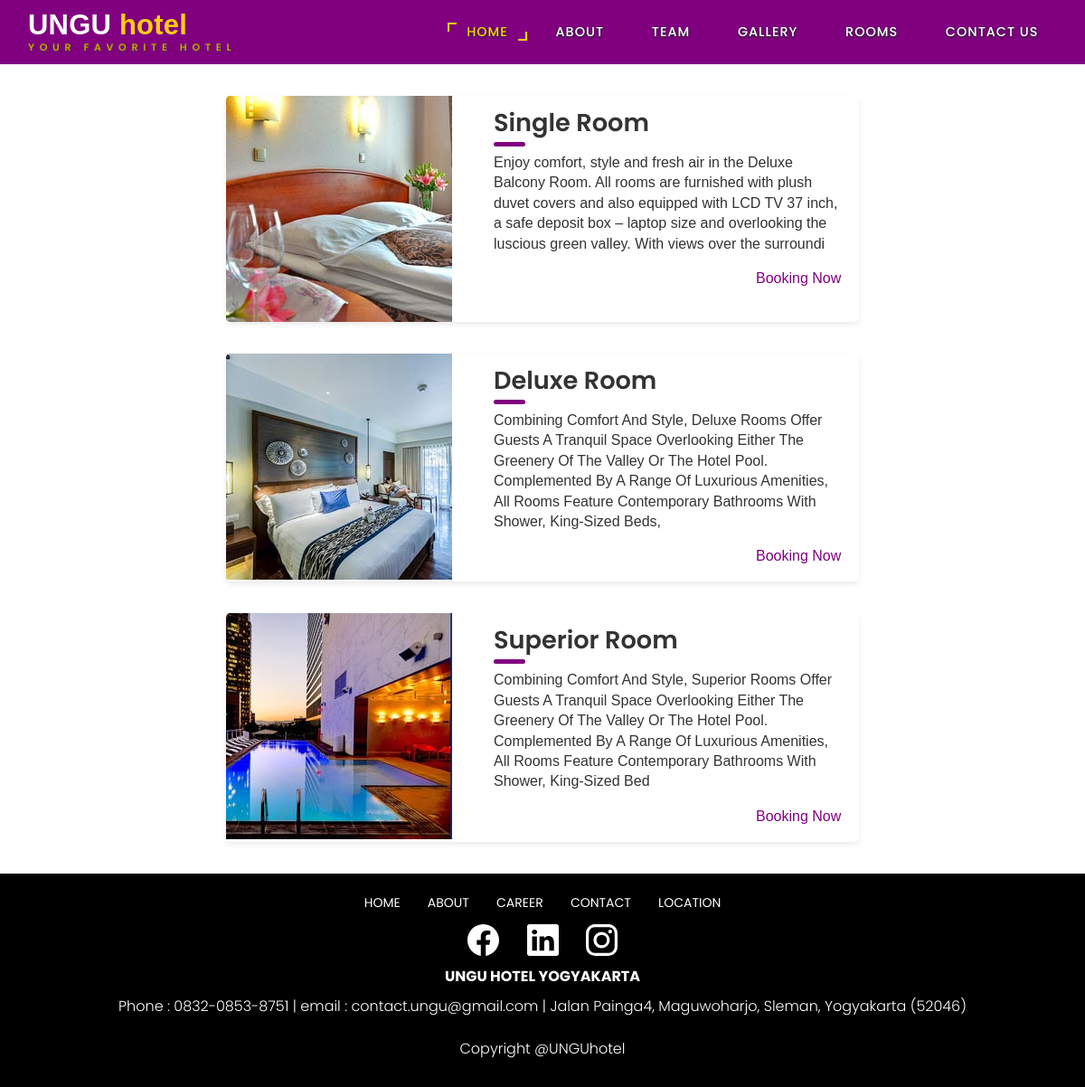
The app's page /cart.php with its own data.
### tables this page shows
CREATE TABLE `products` (
  `id` int(255) NOT NULL,
  `name` varchar(255) NOT NULL,
  `price` varchar(255) NOT NULL,
  `image` varchar(255) NOT NULL,
  `description` varchar(255) NOT NULL,
  `status` varchar(20) NOT NULL DEFAULT 'available'
);

### cart.php (the view, shortened to what this page needs)
<?php
$conn = mysqli_connect('localhost','root','','db_hotel');
?>
<!DOCTYPE html>
<html lang="en">
<head>
<link href="css/bootstrap.css" rel="stylesheet" type="text/css" media="all" />
<link href="css/font-awesome.css" rel="stylesheet">
<link rel="stylesheet" href="css/chocolat.css" type="text/css" media="screen">
<link href="css/easy-responsive-tabs.css" rel='stylesheet' type='text/css'/>
<link rel="stylesheet" href="css/flexslider.css" type="text/css" media="screen" property="" />
<link rel="stylesheet" href="css/jquery-ui.css" />
<link href="css/main.css" rel="stylesheet" type="text/css" media="all" />
</head>
<body>
    <div class="w3_navigation">
		<div class="container">
			<nav class="navbar navbar-default">
				<div class="navbar-header navbar-left">
					<h1><a class="navbar-brand" href="index.php">UNGU <span>hotel</span><p class="logo_w3l_agile_caption">Your Favorite Hotel</p></a></h1>
				</div>
				<div class="collapse navbar-collapse navbar-right" id="bs-example-navbar-collapse-1">
					<nav class="menu menu--iris">
						<ul class="nav navbar-nav menu__list">
							<li class="menu__item menu__item--current"><a href="unguhotel.php" class="menu__link">Home</a></li>
							<li class="menu__item"><a href="about.php" class="menu__link scroll">About</a></li>
							<li class="menu__item"><a href="#" class="menu__link scroll">Team</a></li>
							<li class="menu__item"><a href="unguhotel.php" class="menu__link scroll">Gallery</a></li>
							<li class="menu__item"><a href="cart.php" class="menu__link scroll">Rooms</a></li>
							<li class="menu__item"><a href="kontak.php" class="menu__link scroll">Contact Us</a></li>
						</ul>
					</nav>
				</div>
			</nav>
		</div>
	</div>
    <?php
$select = mysqli_query($conn, "SELECT * FROM products");
?>
 <?php while($row = mysqli_fetch_assoc($select)){ ?>
<div class="blog-card">
    <div class="meta">
    <img src="../unguhotel/admin/uploaded_img/<?php echo $row['image']; ?>" height="auto" alt="" class="photo">
    </div>
    <div class="description">
      <h1><?php echo $row['name']; ?></h1>
      <p><?php echo $row['description']; ?></p>
      <p class="read-more">
        <a href="admin/reservation.php">Booking Now</a>
      </p>
    </div>
  </div>
  <?php } ?>
 <footer class="p-4 bg-dark text-center text-white">
  <div class="footer-logo">
    <a href="unguhotel.php" class="btn text-light logo-f" role="button">HOME</a>
    <a href="about.php" class="btn text-light logo-f" role="button">ABOUT</a>
    <a href="karir.php" class="btn text-light logo-f" role="button">CAREER</a>
    <a href="kontak.php" class="btn text-light logo-f" role="button">CONTACT</a>
    <a href="location.php" class="btn text-light logo-f" role="button">LOCATION</a>
  </div>
  <div class="footer-logo ">
    <a href="https://www.facebook.com/" class=" btn bg-dark text-white logo-f">
    </a>
    <a href="https://www.linkedin.com/" class=" btn bg-dark text-white logo-f">
    </a>
    <a href="https://www.instagram.com/" class=" btn bg-dark text-white logo-f">
    </a>
  </div>
  <div class="footer-contact">
    <b style="font-size: 16px;">UNGU HOTEL YOGYAKARTA</b>
    <p class="contact" style="font-size: 12pt; font-weight: 300; margin-bottom: 5px;">
      Phone : 0832-0853-8751 | email : contact.ungu@gmail.com | Jalan Painga4, Maguwoharjo, Sleman, Yogyakarta (52046)
    </p>
    <p class="contact" style="font-size: 12pt; font-weight: 300; margin-bottom: 5px;">
      Copyright @UNGUhotel
    </p>
  </div>
</footer>
</body>
</html>

### css/chocolat.css (style rules this page uses)
body { margin:0; padding:0; }

### css/easy-responsive-tabs.css (style rules this page uses)
body { margin: 0px; padding: 0px; background: #f5f5f5; font-weight: 500; }
ul.resp-tabs-list, p { margin: 0px; padding: 0px; }

### records on screen
products: image (picture), name "Single Room", description "Enjoy comfort, style and fresh air in the Deluxe Balcony Room. All rooms are furnished with plush duvet covers and also equipped with LCD TV 37 inch, a safe deposit box – laptop size and overlooking the luscious green valley. With views over the surroundi"
products: image (picture), name "Deluxe Room", description "Combining Comfort And Style, Deluxe Rooms Offer Guests A Tranquil Space Overlooking Either The Greenery Of The Valley Or The Hotel Pool. Complemented By A Range Of Luxurious Amenities, All Rooms Feature Contemporary Bathrooms With Shower, King-Sized Beds,"
products: image (picture), name "Superior Room", description "Combining Comfort And Style, Superior Rooms Offer Guests A Tranquil Space Overlooking Either The Greenery Of The Valley Or The Hotel Pool. Complemented By A Range Of Luxurious Amenities, All Rooms Feature Contemporary Bathrooms With Shower, King-Sized Bed"
